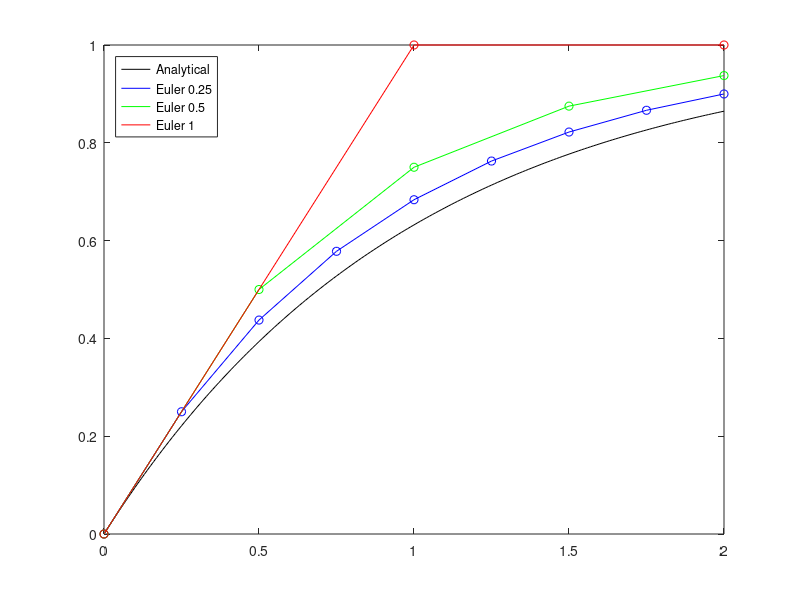

MATLAB code for this plot:
clc, clear, close all;

% Start and final time
ts = 0;
tf = 2;

% Analytical solution
t = ts:0.01:tf;     % time span 
yt = 1 - exp(-t);     % true analytical solution
line1 = plot(t, yt, 'k'); hold on

% Numerical solution
h1 = 0.25;   % step size
h2 = 0.5;
h3 = 1;
y1(1) = 0;   % initial value
y2(1) = 0;
y3(1) = 0;

% Step size = 0.25
for k1 = 1:tf*(1/h1)
    y1(k1 + 1) = (1 - h1)*y1(k1) + h1;   % difference equation
end

% Step size = 0.5
for k2 = 1:tf*(1/h2)
    y2(k2 + 1) = (1 - h2)*y2(k2) + h2;   
end

% Step size = 1
for k3 = 1:tf*(1/h3)
    y3(k3 + 1) = (1 - h3)*y3(k3) + h3;   % difference equation
end

% Time span for plotting result
t1 = ts:h1:tf;
t2 = ts:h2:tf;
t3 = ts:h3:tf;

% Adding plots to compare
line2 = plot(t1, y1, 'b', 'DisplayName', 'Euler 0.25'); hold on
plot(t1, y1, 'bo'), hold on
line3 = plot(t2, y2, 'g', 'DisplayName', 'Euler 0.5'); hold on
plot(t2, y2, 'go'), hold on
line4 = plot(t3, y3, 'r', 'DisplayName', 'Euler 1'); hold on
plot(t3, y3, 'ro')
legend([line1 line2 line3 line4], ...
    {'Analytical','Euler 0.25', 'Euler 0.5', 'Euler 1'}, ...
    'Location','northwest','NumColumns',1);


% Example 4

